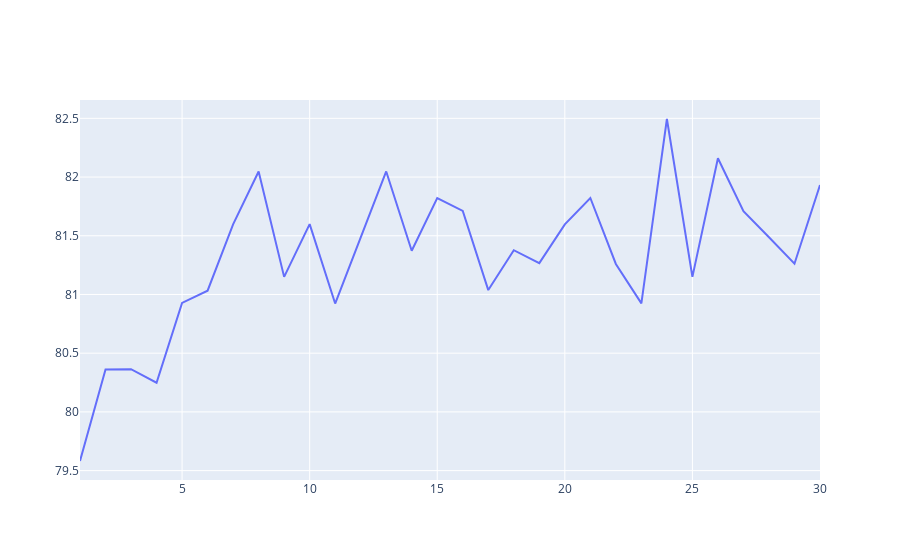

Write notebook code for a chart like this one.
### Code cell
fig = go.Figure(data=go.Scatter(x=estimators, y=scores))
fig.show()

### Figure 1 — Plotly figure (JSON) as saved in the notebook; plotly's stock layout.template omitted (floating-point values rounded to 4 significant figures)
{"data": [{"type": "scatter", "x": [1, 2, 3, 4, 5, 6, 7, 8, 9, 10, 11, 12, 13, 14, 15, 16, 17, 18, 19, 20, 21, 22, 23, 24, 25, 26, 27, 28, 29, 30], "y": [79.58, 80.36, 80.36, 80.25, 80.93, 81.03, 81.6, 82.05, 81.15, 81.6, 80.92, 81.48, 82.05, 81.37, 81.82, 81.71, 81.04, 81.38, 81.27, 81.6, 81.82, 81.26, 80.92, 82.49, 81.15, 82.16, 81.71, 81.49, 81.26, 81.93]}], "layout": {}}
